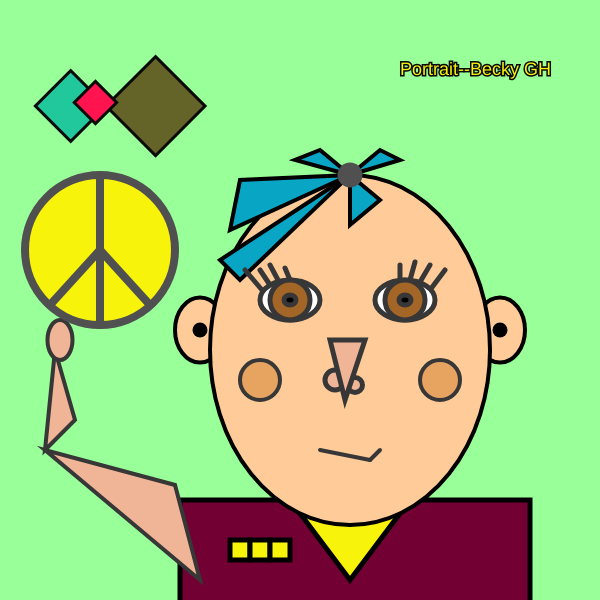
Frame 1 (no input)
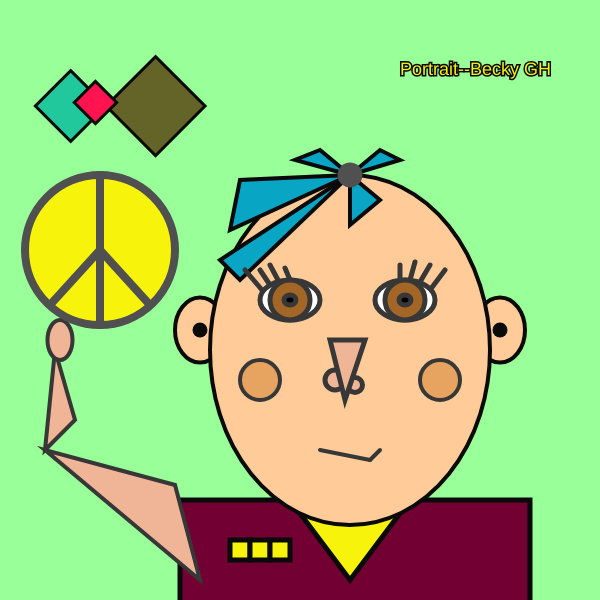
Frame 60 (no input)
Frame 120 (the mouse pressed at the canvas centre since frame 60): identical to frame 60, image omitted

The p5.js sketch that drew these frames (run headless with seeded random() and noise() and a simulated clock; from frame 60 on, the mouse is pressed at the canvas centre):

// p5.js sketch
// ── sketch.js
function setup() {
    createCanvas(600,600);
  }
  
  function draw() {
    let c=color(247, 243, 10);
  background(153,255,153);

  
  //left ear on canvas
  strokeWeight(4);
  fill(255, 204, 153);
  ellipse(200, 330, 50, 65);
  strokeWeight(15)
  point(200, 330);
  //right ear on canvas
  strokeWeight(4)
  ellipse(500, 330, 50, 65);
  strokeWeight(15)
  point(500, 330);
  
  //body
  strokeWeight(5);
  fill(115, 0, 51 );
  rect(180,500,350,150);
  fill(c)
  triangle(350, 580, 290,500,410, 500);
  square(230, 540, 20);
  square(250, 540, 20);
  square(270, 540, 20);

  //head
  strokeWeight(4);
  fill(255, 204,153);
  ellipse(350, 350, 280, 350);
  
  //hair
  fill(8, 165,197);
  triangle(350, 175, 240, 280, 220, 260);
  triangle(350, 175, 350, 225, 380, 200);
  triangle(350, 175, 230, 230, 240, 180);
  triangle(350, 175, 380, 150, 400,160);
  triangle(350, 175, 295, 160, 320, 150);
  strokeWeight(25)
  stroke(80);
  point(350, 175);
 
  
  
  //left eye
  strokeWeight(5)
  stroke(55)
  line(262, 290, 245, 270);
  line(270, 285, 260, 270);
  line(278, 280, 270, 265);
  line(290, 280, 285, 268);
  fill(255,255,255);
  ellipse(290, 300, 60,40);
  fill(163, 102, 39);
  circle(290, 300, 40);
  fill(0,0,0);
  ellipse(290, 300, 12, 10);
  
  
  //right eye
  line( 430, 290, 445, 270)
  line(420, 282, 430, 265);
  line(410, 280, 415, 262);
  line(400, 280, 400, 265);
  fill(255,255, 255);
  ellipse(405, 300, 60, 40);
  fill(163, 102, 39)
  circle(405, 300, 40);
  fill(0,0,0);
  ellipse(405, 300, 12, 10)
  
  //nose 
  fill(240, 180,150);
  circle(335, 380, 20);
  circle(355, 385, 15);
  triangle(345, 400, 330,340,365, 340 );
  
  //mouth
  strokeWeight(4);
  line(320, 450, 370, 460);
  line(370, 460, 380, 450);
 
  //arm/hand
  triangle(200, 580, 45, 450, 175, 485);
  triangle(45, 450, 55, 350, 75, 420);
  ellipse(60, 340, 25, 40);
  
   //cheeks
  fill(230, 164, 96);
  circle(260, 380, 40);
  circle(440, 380, 40);
  
  //peacesign
  strokeWeight(8)
  stroke(80)
  fill(c);
  circle(100, 250, 150);
  line(100, 175, 100, 325);
  line(100, 250, 50, 305);
  line(100, 250, 150, 305);
  
  //autograph
  strokeWeight(3)
  stroke(10)
  textSize(18);
  text('Portrait--Becky GH', 400, 75);

  //backgrounddesign
  fill(33, 200, 155);
  rotate(PI/4.0);
  square(100, 0, 50);
  fill(100,100, 40);
  square(150, -70,70);
  fill(300, 20, 80);
 square(125, -10, 30);
  
  

 
  
  
 
  }
